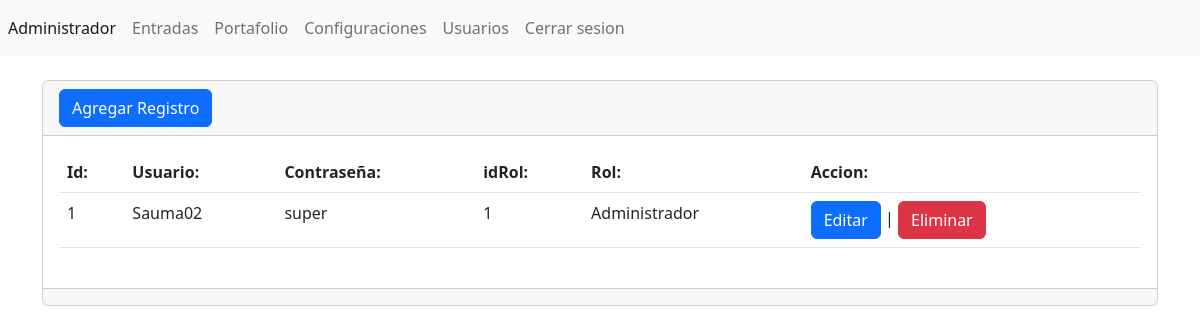
The page /admin/secciones/usuarios/index.php (signed in) on the database as committed earlier.
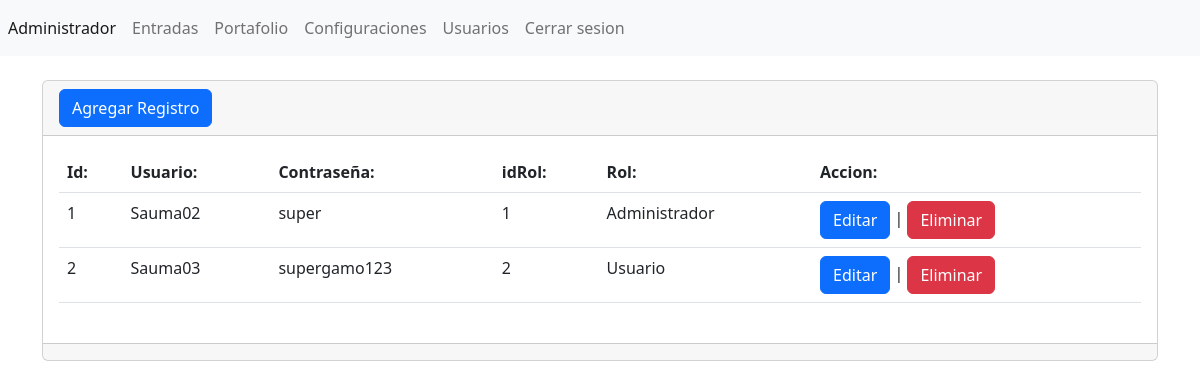
The same page on the database as committed later.
### tables this page shows
CREATE TABLE `usuarios` (
  `usuario` varchar(255) NOT NULL,
  `password` varchar(255) NOT NULL,
  `idrol` int(11) DEFAULT NULL,
  `id` int(11) NOT NULL
);

CREATE TABLE `permisos` (
  `id` int(11) NOT NULL,
  `rol` varchar(255) NOT NULL
);

### admin/secciones/usuarios/index.php (the view, shortened to what this page needs)
<?php
include("../../template/header.php");
include("../../db/db-connection.php");
$sentencia=$conexion->prepare("SELECT usuarios.id, usuarios.usuario, usuarios.password, usuarios.idrol , permisos.rol FROM usuarios
LEFT JOIN permisos ON usuarios.idrol = permisos.id");
$sentencia->execute();
$lista_usuarios = $sentencia->fetchAll(PDO::FETCH_ASSOC);
?>
<div class="card">
    <div class="card-header">
    <a name="" id="" class="btn btn-primary" href="crear.php" role="button">Agregar Registro</a>
    </div>
    <div class="card-body">
        <div class="table-responsive">
            <table class="table table">
                <thead>
                    <tr>
                        <th scope="col">Id:</th>
                        <th scope="col">Usuario:</th>
                        <th scope="col">Contraseña:</th>
                        <th scope="col">idRol:</th>
                        <th scope="col">Rol:</th>
                        <th scope="col">Accion:</th>
                    </tr>
                </thead>
                <tbody>
                  <?php foreach($lista_usuarios as $usuarios){ ?>
                    <tr class="">
                        <td scope="row"><?php echo $usuarios['id']?></td>
                        <td><?php echo $usuarios['usuario']?></td>
                        <td><?php echo $usuarios['password'];?></td>
                        <td><?php echo $usuarios['idrol'];?></td>
                        <td><?php echo $usuarios['rol'];?></td>
                        <td>
                        <a name="" id="" class="btn btn-primary" href="editar.php?txtID=<?php echo $usuarios['id'];?>" role="button">Editar</a>
                        |
                        <a name="" id="" class="btn btn-danger" href="index.php?txtID=<?php echo $usuarios['id'];?>" role="button">Eliminar</a>
                        </td>
                    </tr>
                    <?php } ?>
                </tbody>
            </table>
        </div>
    </div>
    <div class="card-footer text-muted">
    </div>
</div>
<?php include("../../template/footer.php"); ?>

Rows that differ between the two databases and show on the page:
added usuarios: id "2", usuario "Sauma03", password "supergamo123", idrol "2", permisos.rol "Usuario"
